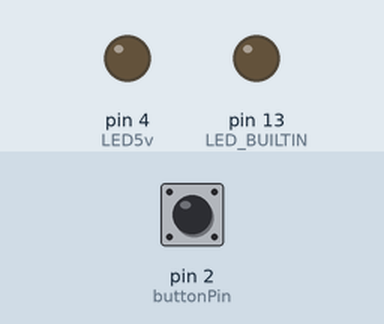
The sketch below on a simulated Arduino Uno, built with avr-gcc and run on an emulated ATmega328P. Parts: output pins drawn as LEDs (lit = HIGH). The test bench sets the inputs (shaded band); at power-on: pin 2 (buttonPin) LOW. What the sketch prints to the serial monitor is not drawn.

Above: at 1.2 s.
1.3 s: pin 2 (buttonPin) pulled HIGH for 0.15 s
At 2.0 s:
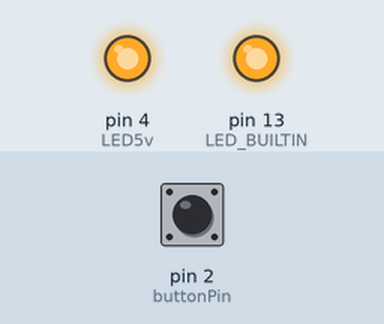
4.4 s: pin 2 (buttonPin) pulled HIGH for 1 s
7.4 s: pin 2 (buttonPin) pulled HIGH for 3.2 s
At 25.05 s:
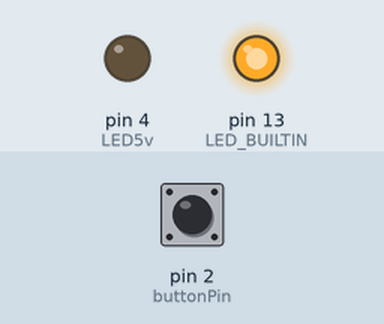
Timing chart, 0 to 51.6 s (numbered marks = the images above; inputs shaded):
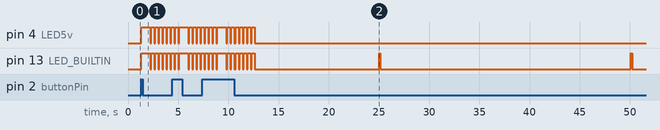

Measured:
- after the input at 1.3 s, pin 4 (LED5v), pin 13 (LED_BUILTIN): LOW → HIGH at once, then repeats every 0.40 s: LOW 0.10 s, HIGH 0.30 s

The sketch:

FencingSwordLeds.ino
```cpp
// In/out pins
const int buttonPin = 2;
const int LED5v = 4;

// variable declaration
int buttonState = 0;
long counter = 0;

void setup() {
  Serial.begin(9600);
  // initialization of LED and 5V transistor pin as output
  pinMode(LED_BUILTIN, OUTPUT);
  pinMode(LED5v, OUTPUT);
  // initialize the pushbutton pin as an input
  pinMode(buttonPin, INPUT);
}

void loop() {
  //Process for flashing the lights every 25 seconds to keep power draw above lower limit*
  //MAIN LED 5v NOT NEEDED FOR POWER DRAW ANYMORE DUE TO RESISTOR CHANGE*
  Serial.println(millis() - counter);

  if (millis() - counter > 25000){
    digitalWrite(LED_BUILTIN, HIGH);
    //digitalWrite(LED5v, HIGH);
    delay(100);
    digitalWrite(LED_BUILTIN, LOW);
    //digitalWrite(LED5v, LOW);
    counter = millis();
  }

  buttonState = digitalRead(buttonPin);
  Serial.println(buttonState);
  // check if the Epee sword tip is pressed
  if (buttonState == HIGH) {
    // If pressed, turn test LED and main lights on
    digitalWrite(LED_BUILTIN, HIGH);
    digitalWrite(LED5v, HIGH);
    delay(600);
    for (int i = 0; i <= 7; i++) { //Flash main helmet lights 7 times
      digitalWrite(LED_BUILTIN, HIGH);
      digitalWrite(LED5v, HIGH);
      delay(300);
      digitalWrite(LED_BUILTIN, LOW);
      digitalWrite(LED5v, LOW);
      delay(100);
    }
   } else {
    // turn LEDs off:
    digitalWrite(LED_BUILTIN, LOW);
    digitalWrite(LED5v, LOW);
  }
}
```
